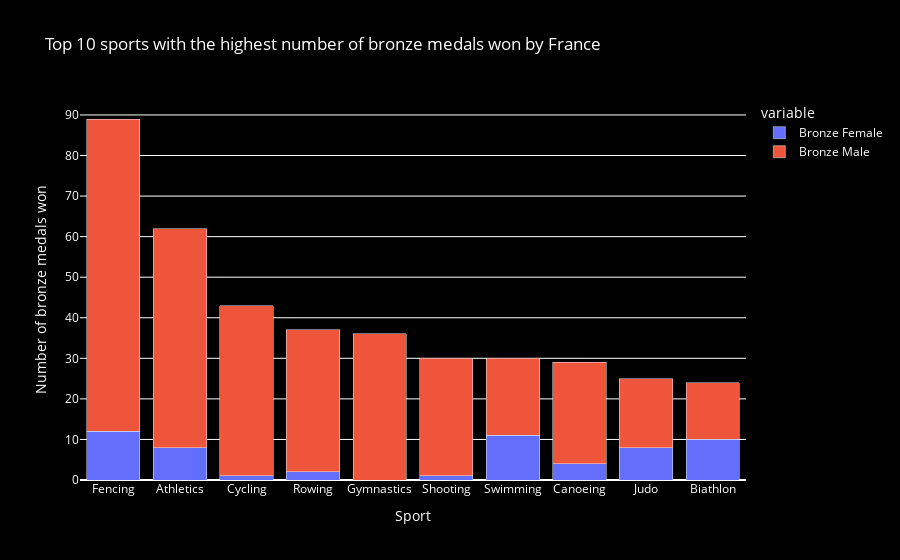

The code cell stored with this chart in its notebook:
### Code cell
top_10_sports_bronze = medal_counts.nlargest(10, 'Bronze')
top_10_sports_bronze_plot = px.bar(top_10_sports_bronze, x=top_10_sports_bronze.index, y=['Bronze Female', 'Bronze Male'], title='Top 10 sports with the highest number of bronze medals won by France', barmode='stack')
top_10_sports_bronze_plot.update_layout(
    paper_bgcolor="black",
    plot_bgcolor="black",
    font_color="white",
    yaxis_title="Number of bronze medals won"
)
top_10_sports_bronze_plot.show()

### Figure 1 — Plotly figure (JSON) as saved in the notebook; plotly's stock layout.template omitted (floating-point values rounded to 4 significant figures)
{"data": [{"alignmentgroup": "True", "hovertemplate": "variable=Bronze Female<br>Sport=%{x}<br>value=%{y}<extra></extra>", "legendgroup": "Bronze Female", "marker": {"color": "#636efa", "pattern": {"shape": ""}}, "name": "Bronze Female", "offsetgroup": "Bronze Female", "orientation": "v", "showlegend": true, "textposition": "auto", "type": "bar", "x": ["Fencing", "Athletics", "Cycling", "Rowing", "Gymnastics", "Shooting", "Swimming", "Canoeing", "Judo", "Biathlon"], "xaxis": "x", "y": [12, 8, 1, 2, 0, 1, 11, 4, 8, 10], "yaxis": "y"}, {"alignmentgroup": "True", "hovertemplate": "variable=Bronze Male<br>Sport=%{x}<br>value=%{y}<extra></extra>", "legendgroup": "Bronze Male", "marker": {"color": "#EF553B", "pattern": {"shape": ""}}, "name": "Bronze Male", "offsetgroup": "Bronze Male", "orientation": "v", "showlegend": true, "textposition": "auto", "type": "bar", "x": ["Fencing", "Athletics", "Cycling", "Rowing", "Gymnastics", "Shooting", "Swimming", "Canoeing", "Judo", "Biathlon"], "xaxis": "x", "y": [77, 54, 42, 35, 36, 29, 19, 25, 17, 14], "yaxis": "y"}], "layout": {"barmode": "stack", "font": {"color": "white"}, "legend": {"title": {"text": "variable"}, "tracegroupgap": 0}, "paper_bgcolor": "black", "plot_bgcolor": "black", "title": {"text": "Top 10 sports with the highest number of bronze medals won by France"}, "xaxis": {"anchor": "y", "domain": [0, 1], "title": {"text": "Sport"}}, "yaxis": {"anchor": "x", "domain": [0, 1], "title": {"text": "Number of bronze medals won"}}}}
